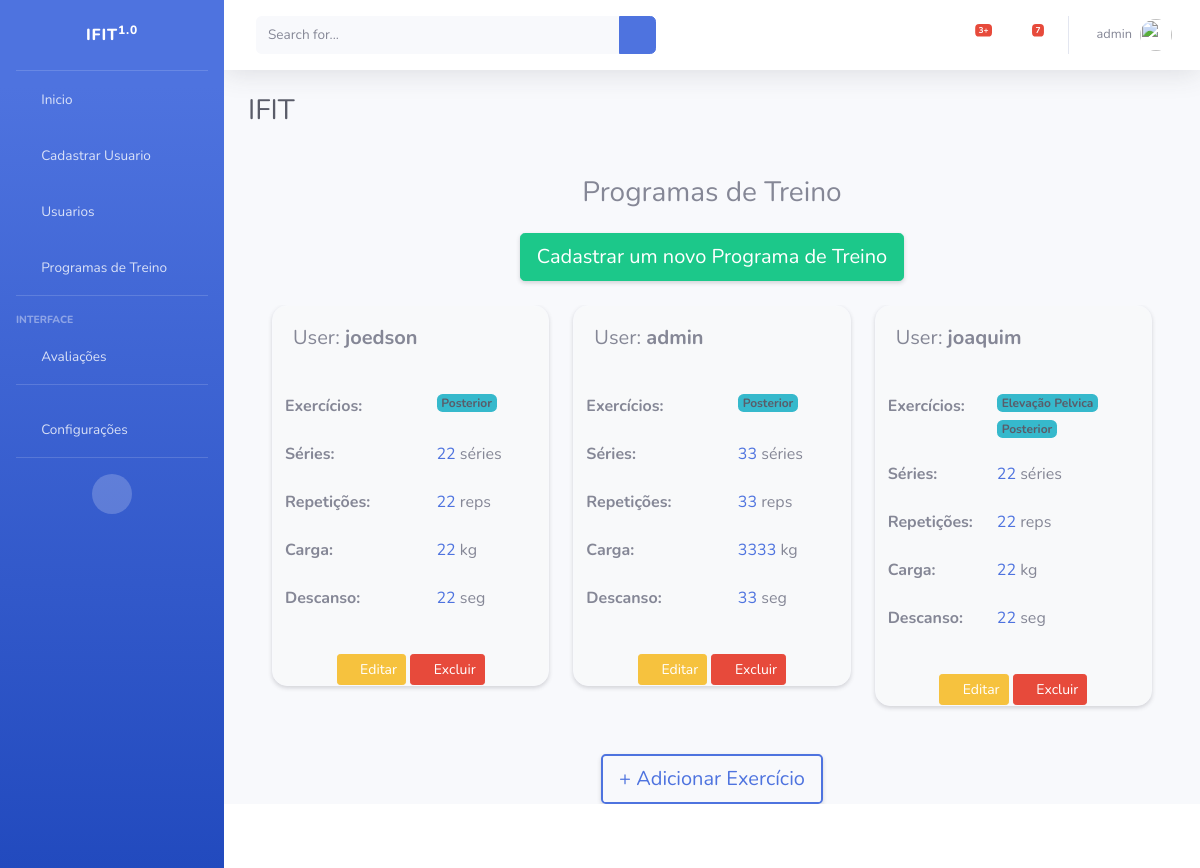
Screenshot of /listar/training-exercicios/ (signed in) with the database file from the repository.
### cadastros/models.py (models this page shows, shortened)
class TrainingExercicio(models.Model):
    exercises = models.ManyToManyField(Exercicio)
    series = models.IntegerField()
    repeticoes = models.IntegerField()
    carga = models.CharField(max_length=50, blank=True, null=True)
    descanso = models.IntegerField()  # em segundos
    descricao = models.CharField(max_length=100, default='Descrição padrão')
    usuario = models.ForeignKey(User, on_delete=models.CASCADE)

class Exercicio(models.Model):
    exercicio = models.CharField(max_length=50)
    tipo = models.CharField(max_length=10)
    grupo = models.CharField(max_length=20)
    descricao = models.CharField(max_length=100)

### cadastros/views.py (the view)
# urls.py: path('listar/training-exercicios/', TrainingExercicioList.as_view(), name='listar-training-exercicios'),
class TrainingExercicioList(LoginRequiredMixin, ListView):
    login_url = reverse_lazy('login')
    model = TrainingExercicio
    template_name = 'cadastros/listas/training_exercicio.html'
    def get_queryset(self):
        if self.request.user.is_staff:
            return TrainingExercicio.objects.all()
        else:
            return TrainingExercicio.objects.filter(usuario=self.request.user)

### cadastros/templates/cadastros/listas/training_exercicio.html (shortened to what this page needs)
{% extends 'paginas/index.html' %}
{% load static %}
{% block conteudo %}
<div class="container mt-5">
    <h3 class="text-center mb-4">Programas de Treino</h3>
    <div class="text-center mb-4">
        {% if user.is_staff %}
            <a href="{% url 'cadastrar-training-exercicio' %}" class="btn btn-success btn-lg shadow-sm">Cadastrar um novo Programa de Treino</a>
        {% endif %}
    </div>
    <div class="row flex-nowrap overflow-auto">
        {% for training_exercicio in object_list %}
        <div class="col-md-4 mb-4">
            <div class="card border-light shadow-sm" style="border-radius: 15px; background-color: #f8f9fa;">
                <div class="card-body">
                    <h5 class="card-title text-secondary">User: <strong>{{ training_exercicio.usuario }}</strong></h5>
                </div>
                <div class="table-responsive">
                    <table class="table table-borderless">
                        <tbody>
                            <tr>
                                <td><strong>Exercícios:</strong></td>
                                <td>
                                    <div class="d-flex flex-wrap" style="gap: 0.5rem;">
                                        {% for exercicio in training_exercicio.exercises.all %}
                                            <span class="badge bg-info text-dark">{{ exercicio.exercicio }}</span>
                                        {% endfor %}
                                    </div>
                                </td>
                            </tr>
                            <tr>
                                <td><strong>Séries:</strong></td>
                                <td><span class="text-primary">{{ training_exercicio.series }}</span> séries</td>
                            </tr>
                            <tr>
                                <td><strong>Repetições:</strong></td>
                                <td><span class="text-primary">{{ training_exercicio.repeticoes }}</span> reps</td>
                            </tr>
                            <tr>
                                <td><strong>Carga:</strong></td>
                                <td><span class="text-primary">{{ training_exercicio.carga }}</span> kg</td>
                            </tr>
                            <tr>
                                <td><strong>Descanso:</strong></td>
                                <td><span class="text-primary">{{ training_exercicio.descanso }}</span> seg</td>
                            </tr>
                        </tbody>
                    </table>
                </div>
                <div class="text-center mt-3">
                    {% if user.is_staff %}
                        <a href="{% url 'editar-training-exercicio' training_exercicio.pk %}" class="btn btn-warning btn-sm" title="Editar">
                            <i class="fas fa-edit"></i> Editar
                        </a>
                        <a href="{% url 'excluir-training-exercicio' training_exercicio.pk %}" class="btn btn-danger btn-sm" title="Excluir">
                            <i class="fas fa-trash-alt"></i> Excluir
                        </a>
                    {% endif %}
                </div>
            </div>
        </div>
        {% empty %}
        <div class="col-12">
            <div class="alert alert-warning text-center">Nenhum programa de treino encontrado.</div>
        </div>
        {% endfor %}
    </div>
    <div class="text-center mt-4">
        {% if user.is_staff %}
            <a href="{% url 'cadastrar-exercicio' %}" class="btn btn-outline-primary btn-lg shadow-sm" style="border-width: 2px;">+ Adicionar Exercício</a>
        {% endif %}
    </div>
</div>
{% endblock %}

### paginas/templates/paginas/index.html (shortened to what this page needs)
{% load static %}
<!DOCTYPE html>
<html lang="pt-br">
<head>
    <link href={% static "fontawesome-free/css/all.min.css" %} rel="stylesheet" type="text/css">
    <link href={% static "css/sb-admin-2.min.css" %} rel="stylesheet" type="text/css">
    <link href={% static "css/sb-admin-2.min.css" %} rel="stylesheet">
</head>
<body id="page-top">
    <div id="wrapper">
        <ul class="navbar-nav bg-gradient-primary sidebar sidebar-dark accordion" id="accordionSidebar">
            <a class="sidebar-brand d-flex align-items-center justify-content-center" href="index.html">
                <div class="sidebar-brand-text mx-3">IFIT<sup>1.0</sup></div>
            </a>
            <hr class="sidebar-divider my-0">
            <li class="nav-item">
                    <a class="nav-link" href="{% url 'inicio' %}">
                        <i class="fas fa-fw fa-tachometer-alt"></i>
                        <span>Inicio</span>
                    </a>
            </li>
            <li class="nav-item">
                {% if user.is_staff %}
                    <a class="nav-link" href="{% url 'registrar' %}">
                        <i class="fas fa-fw fa-tachometer-alt"></i>
                        <span>Cadastrar Usuario</span>
                    </a>
                {% endif %}
            </li>
            <li class="nav-item">
                {% if user.is_staff %}
                    <a class="nav-link" href="{% url 'listar-usersauth' %}">
                        <i class="fas fa-fw fa-tachometer-alt"></i>
                        <span>Usuarios</span>
                    </a>
                {% endif %}
            </li>
            <li class="nav-item">
                <a class="nav-link" href="{% url 'listar-training-exercicios' %}">
                    <i class="fas fa-fw fa-tachometer-alt"></i>
                    <span>Programas de Treino</span></a>
            </li>
            <hr class="sidebar-divider">
            <div class="sidebar-heading">
                Interface
            </div>
            <li class="nav-item">
                <a class="nav-link collapsed" href="#" data-toggle="collapse" data-target="#collapseTwo"
                    aria-expanded="true" aria-controls="collapseTwo">
                    <i class="fas fa-fw fa-cog"></i>
                    <span>Avaliações</span>
                </a>
            </li>
            <hr class="sidebar-divider">
            <li class="nav-item">
                <a class="nav-link collapsed" href="#" data-toggle="collapse" data-target="#collapseUtilities"
                    aria-expanded="true" aria-controls="collapseUtilities">
                    <i class="fas fa-fw fa-wrench"></i>
                    <span>Configurações</span>
                </a>
            </li>
            <hr class="sidebar-divider d-none d-md-block">
            <div class="text-center d-none d-md-inline">
                <button class="rounded-circle border-0" id="sidebarToggle"></button>
            </div>
        </ul>
        <div id="content-wrapper" class="d-flex flex-column">
            <div id="content">
                <nav class="navbar navbar-expand navbar-light bg-white topbar mb-4 static-top shadow">
                    <form
                        class="d-none d-sm-inline-block form-inline mr-auto ml-md-3 my-2 my-md-0 mw-100 navbar-search">
                        <div class="input-group">
                            <input type="text" class="form-control bg-light border-0 small" placeholder="Search for..."
                                aria-label="Search" aria-describedby="basic-addon2">
                            <div class="input-group-append">
                                <button class="btn btn-primary" type="button">
                                    <i class="fas fa-search fa-sm"></i>
                                </button>
                            </div>
                        </div>
                    </form>
                    <ul class="navbar-nav ml-auto">
                        <li class="nav-item dropdown no-arrow mx-1">
                            <a class="nav-link dropdown-toggle" href="#" id="alertsDropdown" role="button"
                                data-toggle="dropdown" aria-haspopup="true" aria-expanded="false">
                                <i class="fas fa-bell fa-fw"></i>
                                <span class="badge badge-danger badge-counter">3+</span>
                            </a>
                        </li>
                        <li class="nav-item dropdown no-arrow mx-1">
                            <a class="nav-link dropdown-toggle" href="#" id="messagesDropdown" role="button"
                                data-toggle="dropdown" aria-haspopup="true" aria-expanded="false">
                                <i class="fas fa-envelope fa-fw"></i>
                                <span class="badge badge-danger badge-counter">7</span>
                            </a>
                        </li>
                        <li class="nav-item dropdown no-arrow">
                            {% if request.user.is_authenticated %}
                            <a class="nav-link dropdown-toggle" href="#" id="userDropdown" role="button"
                                data-toggle="dropdown" aria-haspopup="true" aria-expanded="false">
                                <span class="mr-2 d-none d-lg-inline text-gray-600 small">{{ request.user }}</span>
                                <img class="img-profile rounded-circle"
                                    src="img/undraw_profile.svg">
                            </a>
                            {% endif %}
                        </li>
                    </ul>
                </nav>
                <div class="container-fluid">
                    <h1 class="h3 mb-4 text-gray-800">IFIT</h1>
                    {% block conteudo %}{% endblock %}
                </div>
            </div>
            <footer class="sticky-footer bg-white">
            </footer>
        </div>
    </div>
</body>
</html>

### cadastros/templates/cadastros/listas/training_exercicio.html (style rules this page uses)
.card { transition: transform 0.3s; }

### rows the page displays
TrainingExercicio: usuario "joedson", series "22", repeticoes "22", carga "22", descanso "22"
Exercicio: exercicio "Posterior"
TrainingExercicio: usuario "admin", series "33", repeticoes "33", carga "3333", descanso "33"
TrainingExercicio: usuario "joaquim", series "22", repeticoes "22", carga "22", descanso "22"
Exercicio: exercicio "Elevação Pelvica"

### other values shown
{{ request.user }} "admin"
